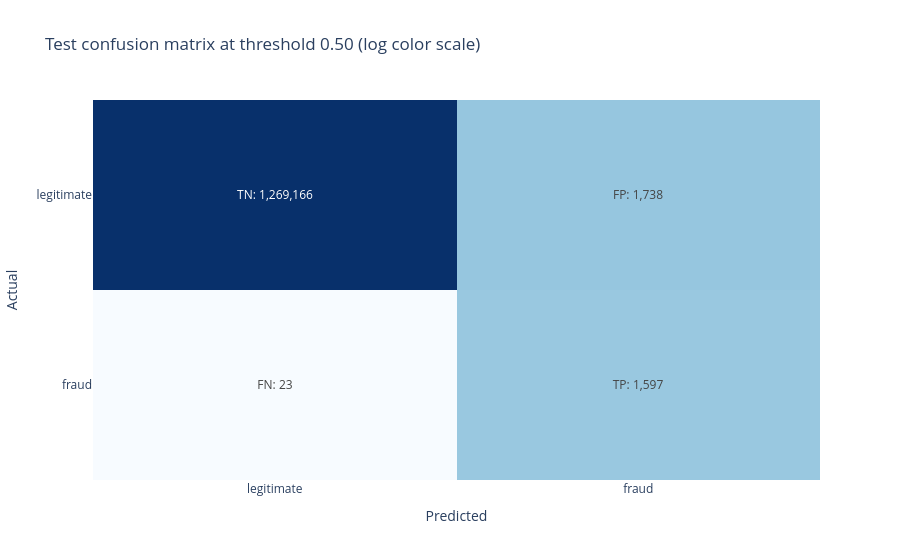

Notebook cell for this chart:
### Markdown cell above
## 18. Visualize the confusion matrix

Display the true counts in each cell. Logarithmic color scaling keeps the
rare-class error counts visible beside the large legitimate-transaction count.

### Code cell
def confusion_figure(labels, scores, threshold):
    metrics = metrics_at_threshold(labels, scores, threshold)
    counts = np.array([[metrics["tn"], metrics["fp"]], [metrics["fn"], metrics["tp"]]])
    annotations = [
        [f"TN: {metrics['tn']:,}", f"FP: {metrics['fp']:,}"],
        [f"FN: {metrics['fn']:,}", f"TP: {metrics['tp']:,}"],
    ]
    figure = go.Figure(go.Heatmap(
        z=np.log10(counts + 1), x=["legitimate", "fraud"], y=["legitimate", "fraud"],
        text=annotations, texttemplate="%{text}", customdata=counts,
        colorscale="Blues", showscale=False,
        hovertemplate="Actual: %{y}<br>Predicted: %{x}<br>Count: %{customdata:,}<extra></extra>",
    ))
    figure.update_layout(
        title=f"Test confusion matrix at threshold {threshold:.2f} (log color scale)",
        xaxis_title="Predicted", yaxis_title="Actual",
    )
    figure.update_yaxes(autorange="reversed")
    return figure

confusion_default = confusion_figure(y_test, optimized_scores, 0.5)
confusion_default.show()

### Figure 1 — Plotly figure (JSON) as saved in the notebook; plotly's stock layout.template omitted (floating-point values rounded to 4 significant figures)
{"data": [{"colorscale": [[0, "rgb(247,251,255)"], [0.125, "rgb(222,235,247)"], [0.25, "rgb(198,219,239)"], [0.375, "rgb(158,202,225)"], [0.5, "rgb(107,174,214)"], [0.625, "rgb(66,146,198)"], [0.75, "rgb(33,113,181)"], [0.875, "rgb(8,81,156)"], [1, "rgb(8,48,107)"]], "customdata": [[1269166, 1738], [23, 1597]], "hovertemplate": "Actual: %{y}<br>Predicted: %{x}<br>Count: %{customdata:,}<extra></extra>", "showscale": false, "text": [["TN: 1,269,166", "FP: 1,738"], ["FN: 23", "TP: 1,597"]], "texttemplate": "%{text}", "type": "heatmap", "x": ["legitimate", "fraud"], "y": ["legitimate", "fraud"], "z": [[6.104, 3.24], [1.38, 3.204]]}], "layout": {"title": {"text": "Test confusion matrix at threshold 0.50 (log color scale)"}, "xaxis": {"title": {"text": "Predicted"}}, "yaxis": {"autorange": "reversed", "title": {"text": "Actual"}}}}
